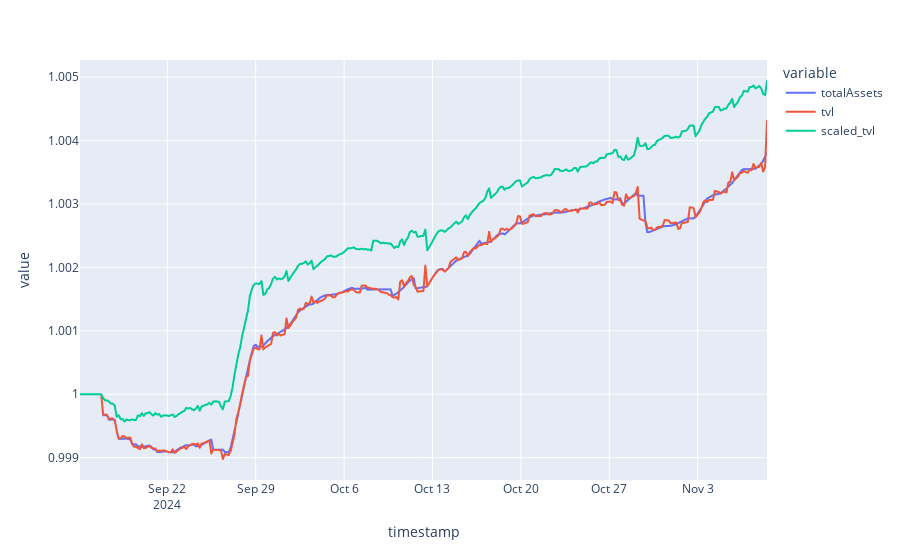

Notebook code for this chart:
### Code cell
tvl_df = pd.DataFrame()
tvl_df["totalAssets"] = balETH_tvl_totalAssets
tvl_df["tvl"] = tvl
tvl_df["scaled_tvl"] = scaled_tvl # this is scaled wrong
px.line(tvl_df / balETH_tvl_totalSupply.values)

### Figure 1 — Plotly figure (JSON) as saved in the notebook; plotly's stock layout.template omitted (floating-point values rounded to 4 significant figures; data arrays with more than 128 entries replaced by an {"elided": "..."} marker saying what was removed)
{"data": [{"hovertemplate": "variable=totalAssets<br>timestamp=%{x}<br>value=%{y}<extra></extra>", "legendgroup": "totalAssets", "line": {"color": "#636efa", "dash": "solid"}, "marker": {"symbol": "circle"}, "mode": "lines", "name": "totalAssets", "showlegend": true, "type": "scattergl", "x": {"elided": "357 str values"}, "xaxis": "x", "y": {"elided": "357 float values"}, "yaxis": "y"}, {"hovertemplate": "variable=tvl<br>timestamp=%{x}<br>value=%{y}<extra></extra>", "legendgroup": "tvl", "line": {"color": "#EF553B", "dash": "solid"}, "marker": {"symbol": "circle"}, "mode": "lines", "name": "tvl", "showlegend": true, "type": "scattergl", "x": {"elided": "357 str values"}, "xaxis": "x", "y": {"elided": "357 float values"}, "yaxis": "y"}, {"hovertemplate": "variable=scaled_tvl<br>timestamp=%{x}<br>value=%{y}<extra></extra>", "legendgroup": "scaled_tvl", "line": {"color": "#00cc96", "dash": "solid"}, "marker": {"symbol": "circle"}, "mode": "lines", "name": "scaled_tvl", "showlegend": true, "type": "scattergl", "x": {"elided": "357 str values"}, "xaxis": "x", "y": {"elided": "357 float values"}, "yaxis": "y"}], "layout": {"legend": {"title": {"text": "variable"}, "tracegroupgap": 0}, "margin": {"t": 60}, "xaxis": {"anchor": "y", "domain": [0, 1], "title": {"text": "timestamp"}}, "yaxis": {"anchor": "x", "domain": [0, 1], "title": {"text": "value"}}}}
